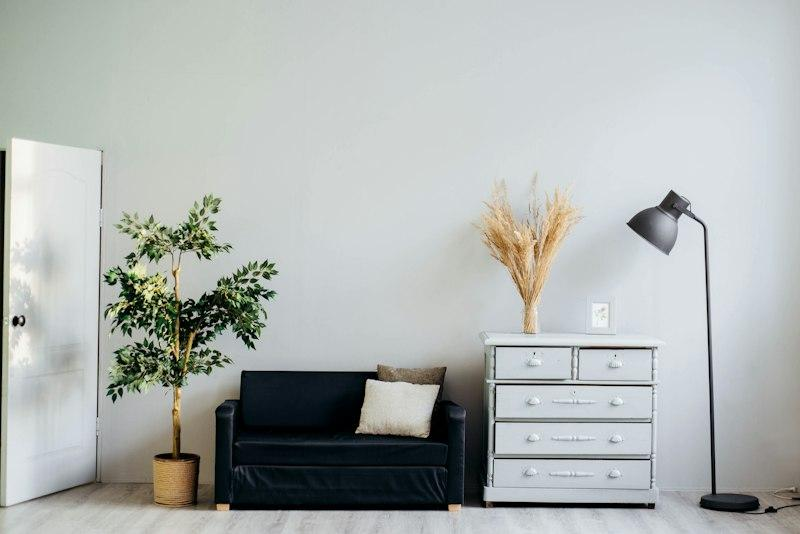
#> input picture v1/tests/fixtures/sample.jpg, 800 x 534 px
$ python diag_fill.py
#> lines starting #> are read from the running program, lines starting #| are printed output that depends on the picture; after the words box and inside, x2 and y2 are one past the last pixel; in counts of white or black regions, pixels touching at a corner belong together
### v1/src/core/math_engine.py
import numpy as np


class TransformEngine:
    """
    The core mathematical graphics engine for 3D View Synthesis.
    All transformations are strictly built using NumPy linear algebra operations.
    """

    def __init__(self, width: int, height: int, fov_deg: float = 60.0):
        self.width = width
        self.height = height

        self.cx = (width - 1) / 2.0
        self.cy = (height - 1) / 2.0

        fov_rad = np.radians(fov_deg)
        self.fx = (width / 2.0) / np.tan(fov_rad / 2.0)
        self.fy = self.fx

    @property
    def K(self):
        return np.array([[self.fx, 0, self.cx], [0, self.fy, self.cy], [0, 0, 1]], dtype=np.float32)

    @property
    def K_inv(self):
        # We can optimize inversion since K is triangular
        return np.array(
            [
                [1.0 / self.fx, 0, -self.cx / self.fx],
                [0, 1.0 / self.fy, -self.cy / self.fy],
                [0, 0, 1.0],
            ],
            dtype=np.float32,
        )

    def disparity_to_depth(
        self, d: np.ndarray, z_near: float = 1.0, z_far: float = 4.0
    ) -> np.ndarray:
        """
        Converts normalized disparity (d in [0, 1]) to depth Z.
        Input: d (H, W) array
        Output: Z (H, W) array
        """
        return z_near + (1.0 - d) * (z_far - z_near)

    def unproject_to_3d(self, depth_map: np.ndarray) -> np.ndarray:
        """
        Maps the 2D pixels and Z-depth into a 3D Point Cloud.
        Mathematical Formula: [X, Y, Z]^T = Z * K^-1 * [u, v, 1]^T
        Inputs: depth_map (H, W)
        Outputs: (N, 3) matrix
        """
        H, W = depth_map.shape
        u = np.arange(W)
        v = np.arange(H)
        uu, vv = np.meshgrid(u, v)

        uu_f = uu.flatten().astype(np.float32)
        vv_f = vv.flatten().astype(np.float32)
        zz = depth_map.flatten().astype(np.float32)

        ones = np.ones_like(uu_f)
        uv1 = np.vstack((uu_f, vv_f, ones)).T  # (N, 3)

        normalized_rays = uv1 @ self.K_inv.T
        point_cloud = normalized_rays * zz[:, np.newaxis]
        return point_cloud.astype(np.float32)

    def get_rotation_matrix(self, pitch: float, yaw: float, roll: float) -> np.ndarray:
        """
        Creates a 3x3 Orthogonal Rotation Matrix based on Euler angles (in radians).
        Order: R_z * R_y * R_x
        """
        cx, sx = np.cos(pitch), np.sin(pitch)
        Rx = np.array([[1, 0, 0], [0, cx, -sx], [0, sx, cx]], dtype=np.float32)

        cy, sy = np.cos(yaw), np.sin(yaw)
        Ry = np.array([[cy, 0, sy], [0, 1, 0], [-sy, 0, cy]], dtype=np.float32)

        cz, sz = np.cos(roll), np.sin(roll)
        Rz = np.array([[cz, -sz, 0], [sz, cz, 0], [0, 0, 1]], dtype=np.float32)

        return Rz @ (Ry @ Rx)

    def apply_transform(
        self,
        point_cloud: np.ndarray,
        R: np.ndarray,
        t: np.ndarray | None = None,
        Z_pivot: float | None = None,
    ) -> np.ndarray:
        """
        Applies linear transformation (pivot-based rotation and translation) to the 3D point cloud.
        Mathematical Formula: P_new = (P - c) @ R^T + c + t
        """
        if t is None:
            t = np.zeros(3, dtype=np.float32)
        if Z_pivot is None:
            Z_pivot = float(np.median(point_cloud[:, 2]))

        c = np.array([0, 0, Z_pivot], dtype=np.float32)
        centered = point_cloud - c
        return (centered @ R.T).astype(np.float32) + c + t

    # [10 lines left out: function build_homogeneous_transform, not called in this run]

    def project_to_2d(
        self,
        P: np.ndarray,
        colors: np.ndarray,
        z_clip: float = 1e-3,
        splat_gain: float = 1.0,
        s_max: int = 1,
        stride: int = 1,
        Z_ref: float | None = None,
        edge_tau: float = 0.05,
        Z_map_original: np.ndarray | None = None,
        z_near: float = 1.0,
        edge_mode: str = "demote",
    ) -> tuple:
        H, W = self.height, self.width

        edge_flag: np.ndarray | None = None
        if edge_tau is not None and Z_map_original is not None:
            dZ_dx = np.zeros_like(Z_map_original)
            dZ_dy = np.zeros_like(Z_map_original)
            dZ_dx[:, :-1] = np.abs(Z_map_original[:, 1:] - Z_map_original[:, :-1])
            dZ_dy[:-1, :] = np.abs(Z_map_original[1:, :] - Z_map_original[:-1, :])
            g = np.maximum(dZ_dx, dZ_dy) / (Z_map_original + 1e-8)

            mask = (g >= edge_tau).flatten()
            if edge_mode == "drop":
                valid_edges = ~mask
                P = P[valid_edges]
                colors = colors[valid_edges]
            else:
                edge_flag = mask

        Z = P[:, 2]
        valid_z = Z > z_clip
        P = P[valid_z]
        colors = colors[valid_z]
        Z = Z[valid_z]
        if edge_flag is not None:
            edge_flag = edge_flag[valid_z]

        uvw = P @ self.K.T
        u = uvw[:, 0] / Z
        v = uvw[:, 1] / Z

        return self._render_points(
            u, v, Z, colors, H, W, splat_gain, s_max, stride, Z_ref, edge_flag
        )

    # [42 lines left out: function project_orthographic, not called in this run]

    def _render_points(
        self,
        u: np.ndarray,
        v: np.ndarray,
        Z: np.ndarray,
        colors: np.ndarray,
        H: int,
        W: int,
        splat_gain: float,
        s_max: int,
        stride: int,
        Z_ref: float | None,
        edge_flag: np.ndarray | None = None,
    ) -> tuple:
        """
        Vectorized sub-routine for Z-buffering and 2-Pass Fill-Only Adaptive Splatting.
        Quantization logic replaces lexsort with stable single-key argsort for massive perf gains.
        Quantization error bound: (z_max - z_min) / 65535 ~ 4.5e-5 for a depth range of 3.
        """
        if Z_ref is None:
            if len(Z) > 0:
                Z_ref = float(np.median(Z))
            else:
                Z_ref = 1.0

        u_int = np.rint(u).astype(np.int64)
        v_int = np.rint(v).astype(np.int64)

        valid = (u_int >= 0) & (u_int < W) & (v_int >= 0) & (v_int < H)
        u_int, v_int, Z, colors = u_int[valid], v_int[valid], Z[valid], colors[valid]
        if edge_flag is not None:
            edge_flag = edge_flag[valid]

        idx = v_int * W + u_int

        canvas = np.zeros((H * W, 3), dtype=np.uint8)
        depth_buf = np.full(H * W, np.inf, dtype=np.float32)

        if len(Z) == 0:
            return canvas.reshape((H, W, 3)), depth_buf.reshape((H, W))

        def zbuffer_pass(curr_idx, curr_Z, curr_C, target_empty_only=False):
            if len(curr_Z) == 0:
                return
            if target_empty_only:
                empty_mask = np.isinf(depth_buf[curr_idx])
                curr_idx, curr_Z, curr_C = (
                    curr_idx[empty_mask],
                    curr_Z[empty_mask],
                    curr_C[empty_mask],
                )
                if len(curr_Z) == 0:
                    return

            z_min, z_max = curr_Z.min(), curr_Z.max()
            # Prevent div by zero
            z_range = max(float(z_max - z_min), 1e-8)
            z_quant = np.clip((curr_Z - z_min) / z_range * 65535, 0, 65535).astype(np.int64)
            key = curr_idx.astype(np.int64) * 65536 + z_quant
            order = np.argsort(key)  # stable argsort using single integer key

            idx_s = curr_idx[order]
            first = np.ones(idx_s.shape, dtype=bool)
            first[1:] = idx_s[1:] != idx_s[:-1]
            winners = order[first]

            canvas[curr_idx[winners]] = curr_C[winners]
            depth_buf[curr_idx[winners]] = curr_Z[winners]

        # Separate exact points from edge points
        if edge_flag is not None and np.any(edge_flag):
            exact_mask = ~edge_flag
            idx_e = idx[edge_flag]
            Z_e = Z[edge_flag]
            colors_e = colors[edge_flag]

            idx = idx[exact_mask]
            Z = Z[exact_mask]
            colors = colors[exact_mask]
            u_int = u_int[exact_mask]
            v_int = v_int[exact_mask]
        else:
            idx_e, Z_e, colors_e = None, None, None

        # Pass 1: Exact un-splatted points (z-buffer, nearest wins)
        zbuffer_pass(idx, Z, colors, target_empty_only=False)

        # Pass 2: Edge-masked points (demoted, fill empty pixels only)
        if idx_e is not None and len(idx_e) > 0:
            zbuffer_pass(idx_e, Z_e, colors_e, target_empty_only=True)

        # Pass 3: Splatting (Adaptive, Fill-only)
        if s_max > 0:
            # Adaptive Splat Footprint Formula
            s_i = np.clip(np.floor(splat_gain * Z_ref / Z), 0, s_max).astype(np.int32)
            mask = s_i >= 1

            if np.any(mask):
                u_s = u_int[mask]
                v_s = v_int[mask]
                Z_s = Z[mask]
                C_s = colors[mask]
                si_s = s_i[mask]

                u_cands, v_cands, z_cands, c_cands = [], [], [], []
                curr_smax = int(si_s.max())

                # Loop over 3x3 neighbor offsets (constant set of at most 8 shifts)
                for dx in range(-curr_smax, curr_smax + 1):
                    for dy in range(-curr_smax, curr_smax + 1):
                        if dx == 0 and dy == 0:
                            continue
                        m = si_s >= max(abs(dx), abs(dy))
                        if np.any(m):
                            u_cands.append(u_s[m] + dx)
                            v_cands.append(v_s[m] + dy)
                            z_cands.append(Z_s[m])
                            c_cands.append(C_s[m])

                if u_cands:
                    u_c = np.concatenate(u_cands)
                    v_c = np.concatenate(v_cands)
                    Z_c = np.concatenate(z_cands)
                    C_c = np.concatenate(c_cands, axis=0)

                    val_c = (u_c >= 0) & (u_c < W) & (v_c >= 0) & (v_c < H)
                    idx_c = v_c[val_c] * W + u_c[val_c]

                    zbuffer_pass(idx_c, Z_c[val_c], C_c[val_c], target_empty_only=True)

        return canvas.reshape((H, W, 3)), depth_buf.reshape((H, W))

    def fill_holes_iterative(
        self, canvas: np.ndarray, depth_buf: np.ndarray, max_iters: int = 15
    ) -> tuple:
        """
        Fills holes (pixels with infinite depth) iteratively using background-biased neighbor interpolation.
        Automatically stops when no holes remain.
        """
        depth_buf = depth_buf.astype(np.float32)
        canvas = canvas.astype(np.uint8)
        H, W = depth_buf.shape
        max_iters = min(max_iters, 40)

        holes = np.isinf(depth_buf)
        if not np.any(holes):
            return canvas, depth_buf

        rows, cols = np.nonzero(holes)
        r_min, r_max = max(0, rows.min() - 1), min(H, rows.max() + 2)
        c_min, c_max = max(0, cols.min() - 1), min(W, cols.max() + 2)

        box_H = r_max - r_min
        box_W = c_max - c_min
        d_box = depth_buf[r_min:r_max, c_min:c_max]
        c_box = canvas[r_min:r_max, c_min:c_max]

        d_pad = np.pad(d_box, ((1, 1), (1, 1)), mode="constant", constant_values=np.inf)
        c_pad = np.pad(c_box, ((1, 1), (1, 1), (0, 0)), mode="constant", constant_values=0)

        shifts = [(-1, -1), (-1, 0), (-1, 1), (0, -1), (0, 1), (1, -1), (1, 0), (1, 1)]

        for i in range(max_iters):
            box_holes = np.isinf(d_box)
            if not np.any(box_holes):
                break

            best_d = np.full_like(d_box, -1.0)
            best_c = np.zeros_like(c_box)

            for dy, dx in shifts:
                cand_d = d_pad[1 + dy : box_H + 1 + dy, 1 + dx : box_W + 1 + dx]
                cand_c = c_pad[1 + dy : box_H + 1 + dy, 1 + dx : box_W + 1 + dx]

                valid = ~np.isinf(cand_d)
                m = box_holes & valid & (cand_d > best_d)

                best_d = np.where(m, cand_d, best_d)
                best_c = np.where(m[..., None], cand_c, best_c)

            filled = best_d > -0.5
            d_box[filled] = best_d[filled]
            c_box[filled] = best_c[filled]

            d_pad[1:-1, 1:-1] = d_box
            c_pad[1:-1, 1:-1] = c_box

            if i == max_iters - 1 and np.any(np.isinf(d_box)):
                print(f"Hole filling cap reached ({max_iters} iters).")

        depth_buf[r_min:r_max, c_min:c_max] = d_box
        canvas[r_min:r_max, c_min:c_max] = c_box

        return canvas, depth_buf

    def fill_holes_pyramid(self, canvas: np.ndarray, depth_buf: np.ndarray) -> tuple:
        depth_buf = depth_buf.astype(np.float32)
        canvas = canvas.astype(np.uint8)

        holes = np.isinf(depth_buf)
        if not np.any(holes):
            return canvas, depth_buf

        pyr_d = [depth_buf]
        pyr_c = [canvas]

        d_curr = depth_buf
        c_curr = canvas

        for _ in range(12):
            H, W = d_curr.shape
            if H <= 1 and W <= 1:
                break

            pad_H = H % 2
            pad_W = W % 2
            if pad_H or pad_W:
                d_curr = np.pad(
                    d_curr, ((0, pad_H), (0, pad_W)), mode="constant", constant_values=np.inf
                )
                c_curr = np.pad(
                    c_curr, ((0, pad_H), (0, pad_W), (0, 0)), mode="constant", constant_values=0
                )

            H_next, W_next = d_curr.shape[0] // 2, d_curr.shape[1] // 2
            if H_next == 0 or W_next == 0:
                break

            d_view = d_curr[: H_next * 2, : W_next * 2].reshape(H_next, 2, W_next, 2)
            c_view = c_curr[: H_next * 2, : W_next * 2].reshape(H_next, 2, W_next, 2, 3)

            d_safe = np.where(np.isinf(d_view), -1.0, d_view)

            d_next = np.max(d_safe, axis=(1, 3))
            d_next = np.where(d_next == -1.0, np.inf, d_next)

            d_flat = d_safe.transpose(0, 2, 1, 3).reshape(H_next, W_next, 4)
            idx = np.argmax(d_flat, axis=-1)

            c_flat = c_view.transpose(0, 2, 1, 3, 4).reshape(H_next, W_next, 4, 3)
            c_next = np.take_along_axis(c_flat, idx[..., None, None], axis=2).squeeze(2)

            pyr_d.append(d_next)
            pyr_c.append(c_next)

            d_curr = d_next
            c_curr = c_next

        d_fill = pyr_d[-1].copy()
        c_fill = pyr_c[-1].copy()

        for i in range(len(pyr_d) - 2, -1, -1):
            d_target = pyr_d[i].copy()
            c_target = pyr_c[i].copy()
            H, W = d_target.shape

            d_up = np.repeat(np.repeat(d_fill, 2, axis=0), 2, axis=1)[:H, :W]
            c_up = np.repeat(np.repeat(c_fill, 2, axis=0), 2, axis=1)[:H, :W]

            holes = np.isinf(d_target) & ~np.isinf(d_up)

            d_target[holes] = d_up[holes]
            c_target[holes] = c_up[holes]

            d_fill = d_target
            c_fill = c_target

        return c_fill, d_fill

### v1/diag_fill.py
import os
import sys

sys.path.insert(0, os.getcwd())
import numpy as np
from PIL import Image

from src.core.math_engine import TransformEngine

img = Image.open("tests/fixtures/sample.jpg").convert("RGB")
#> img is the input picture: PIL image 800x534 RGB; mean R, G, B 174.7, 179, 176.9
img_array = np.array(img)
H, W, _ = img_array.shape
#> H = 534; W = 800

disparity = np.load("tests/fixtures/sample_disparity.npy")
#> (reads v1/tests/fixtures/sample_disparity.npy from the repository)
engine = TransformEngine(W, H, fov_deg=60.0)
Z_map = engine.disparity_to_depth(disparity, z_near=1.0, z_far=4.0)
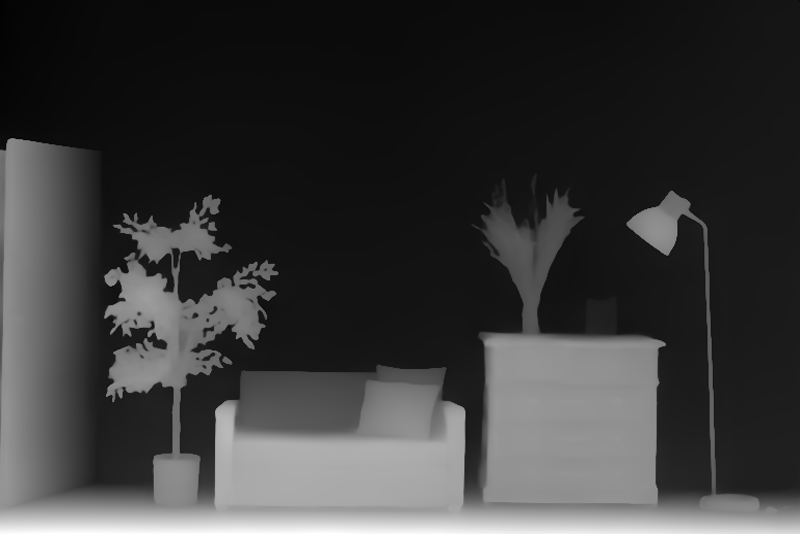
#> disparity: shape (534, 800) float32; min 0, max 1, mean 0.228
P = engine.unproject_to_3d(Z_map)
colors = img_array.reshape(-1, 3)
Z_ref = float(np.median(Z_map))
#> Z_ref = 3.72

print("Angle | Remaining (Iter 8) | Remaining (Pyr) | Max Width")
for angle in [5, 10, 15, 20, 25]:
    R = engine.get_rotation_matrix(0, np.radians(angle), 0)
    P_new = engine.apply_transform(P, R, np.zeros(3), Z_pivot=Z_ref)
    c_base, d_base = engine.project_to_2d(
        P_new, colors, splat_gain=1.0, s_max=1, edge_tau=0.05, Z_map_original=Z_map
    )

    # 1. Preview (stride 2) iteratively with 8 cap
    engine_s2 = TransformEngine(W // 2, H // 2, fov_deg=60.0)
    c_s2, d_s2 = engine_s2.project_to_2d(
        P_new.reshape(H, W, 3)[::2, ::2].reshape(-1, 3),
        colors.reshape(H, W, 3)[::2, ::2].reshape(-1, 3),
        splat_gain=1.0,
        s_max=1,
        edge_tau=0.05,
        Z_map_original=Z_map[::2, ::2],
    )
    _, d_fill_8 = engine_s2.fill_holes_iterative(c_s2, d_s2, max_iters=8)
    rem_iter = np.sum(np.isinf(d_fill_8)) / d_fill_8.size * 100

    # 2. HQ Pyramid
    _, d_fill_pyr = engine.fill_holes_pyramid(c_base.copy(), d_base.copy())
    rem_pyr = np.sum(np.isinf(d_fill_pyr)) / d_fill_pyr.size * 100

    # 3. Max hole width
    holes = np.isinf(d_base)
    padded = np.pad(holes, ((0, 0), (1, 1)), "constant", constant_values=False)
    edges = np.diff(padded.astype(int), axis=1)
    starts = np.where(edges == 1)
    ends = np.where(edges == -1)
    if len(starts[0]) == 0:
        w = 0
    else:
        w = np.max(ends[1] - starts[1])

    print(f"{angle:2}    | {rem_iter:5.1f}%              | {rem_pyr:5.1f}%           | {w}")
#> this loop made 5 passes
#> (c_max in fill_holes_iterative, box_W in fill_holes_iterative, rem_iter) on passes 1 to 5: (400, 400, 0.227), (400, 400, 1.21), (386, 386, 2.93), (374, 374, 4.63), (375, 375, 6.55)
#|  5    |   0.2%              |   0.0%           | 386
#| 10    |   1.2%              |   0.0%           | 395
#| 15    |   2.9%              |   0.0%           | 398
#| 20    |   4.6%              |   0.0%           | 401
#| 25    |   6.5%              |   0.0%           | 403
#> pass 1, in project_to_2d, `g = np.maximum(dZ_dx, dZ_dy) / (Z_map_original + 1e-8)`:
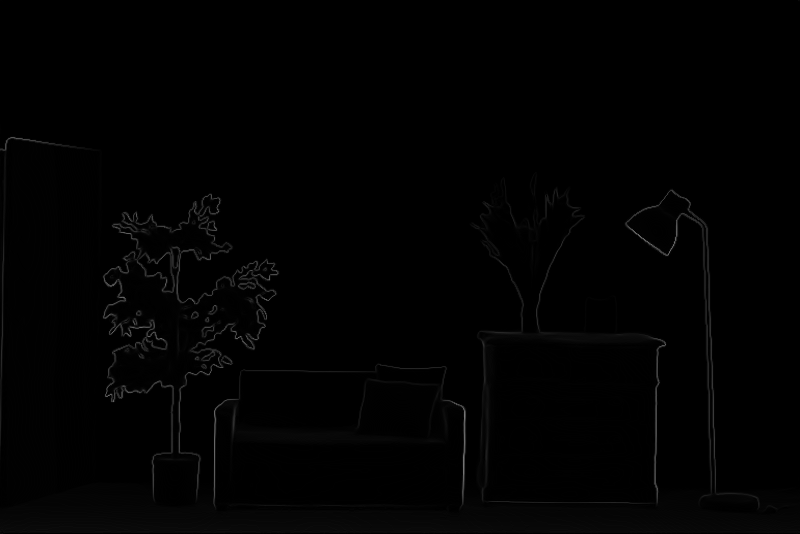
#> g: shape (534, 800) float32; min 0, max 0.474, mean 0.00704
#> pass 1, `c_base, d_base = engine.project_to_2d( P_new, colors, splat_gain=1.0, ..`:
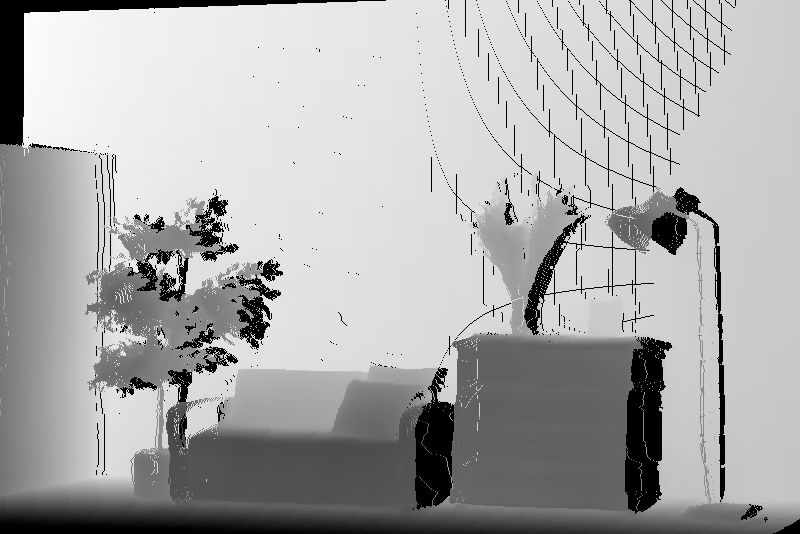
#> d_base: shape (534, 800) float32; 7.48% of the values are NaN or infinite; the others: min 1.02, max 4.19, mean 3.3; drawn with min black, max white, NaN and infinite black
#> after the loop:
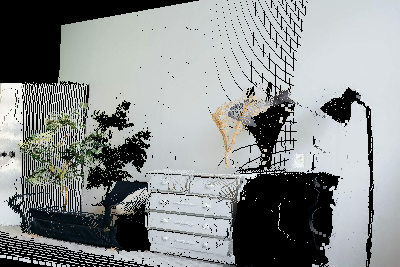
#> c_s2: shape (267, 400, 3); mean of channels 0, 1, 2 139.1, 142.9, 142.7; drawn as R, G, B
#> after the loop:
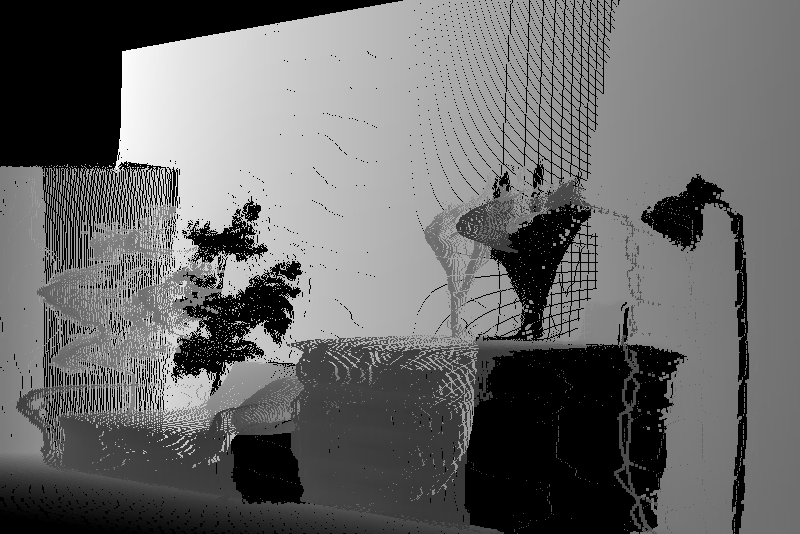
#> d_base: shape (534, 800) float32; 23.81% of the values are NaN or infinite; the others: min 1.28, max 4.93, mean 3.26; drawn with min black, max white, NaN and infinite black
#> after the loop:
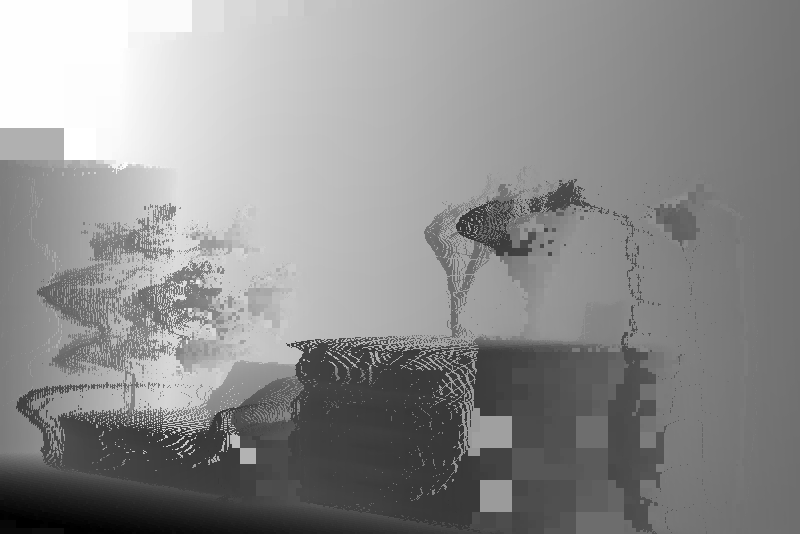
#> d_fill_pyr: shape (534, 800) float32; min 1.28, max 4.93, mean 3.31; drawn with min black and max white
#> after the loop:
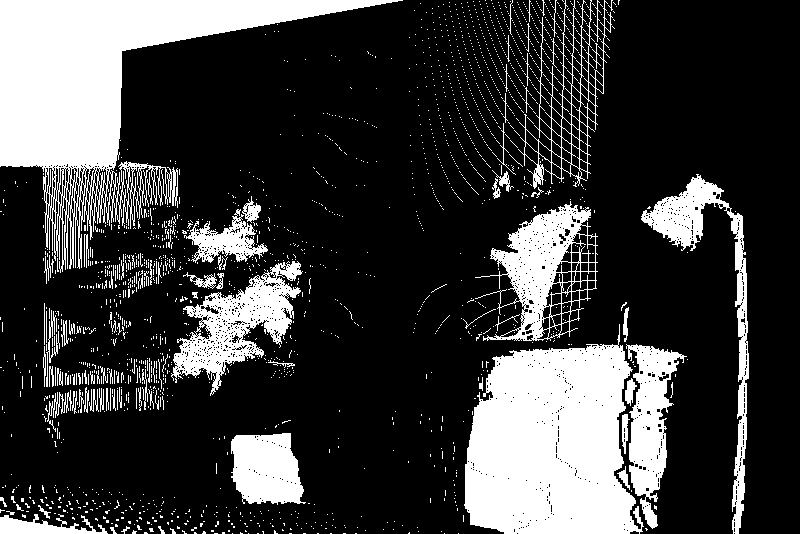
#> holes: shape (534, 800) bool; 23.8% white; 2049 white regions (1955 under 20 px), largest, box (x1, y1, x2, y2) and area: (0, 0, 403, 273) 31539, (464, 324, 644, 534) 27430, (171, 261, 303, 396) 6624
